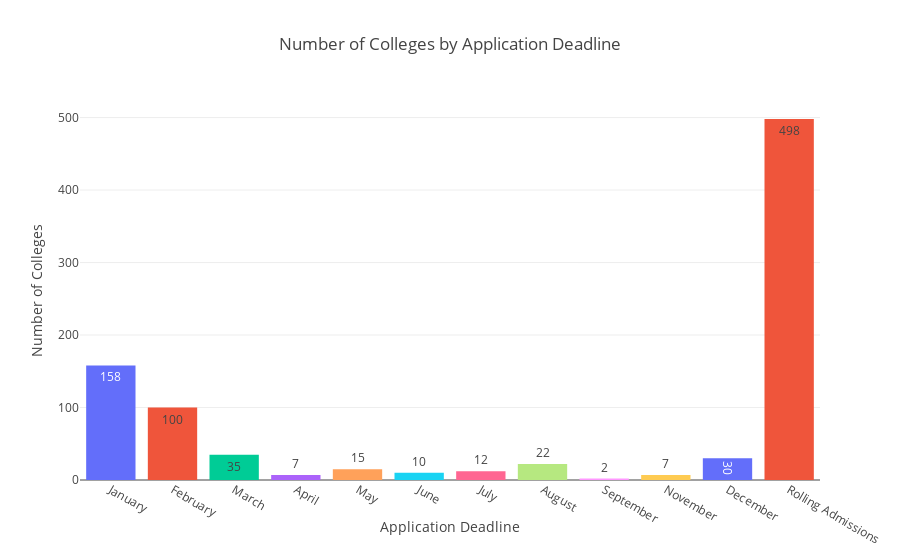

Notebook code cell kept with this figure:
### Code cell
from plots import plot_application_deadlines
df = pd.read_excel('final_dataset.xlsx')


# Plot the application deadlines
plot_application_deadlines(df)

### Figure 1 — Plotly figure (JSON) as saved in the notebook; plotly's stock layout.template omitted (floating-point values rounded to 4 significant figures)
{"data": [{"hovertemplate": "<b>%{x}</b><br>Number of Colleges: %{y}<br>Deadlines: %{hovertext}<extra></extra>", "hovertext": ["January 6, January 2, January 5, January 1, January 3, January 4, January 10, January 8, January 15, January 13, January 20, January 17, January 31, January 16", "February 1, February 25, February 3, February 15, February 5, February 18, February 4", "March 1, March 31, March 2, March 15", "April 1, April 15, April 30", "May 1, May 18, May 2, May 30", "June 1, June 3, June 15, June 30", "July 1, July 15, July 21", "August 1, August 12, August 30, August 4, August 5", "September 4, September 1", "November 30, November 15, November 1", "December 2, December 1, December 20, December 16, December 31, December 15", "Rolling Admissions"], "marker": {"color": ["#636EFA", "#EF553B", "#00CC96", "#AB63FA", "#FFA15A", "#19D3F3", "#FF6692", "#B6E880", "#FF97FF", "#FECB52", "#636EFA", "#EF553B"]}, "text": [158, 100, 35, 7, 15, 10, 12, 22, 2, 7, 30, 498], "type": "bar", "x": ["January", "February", "March", "April", "May", "June", "July", "August", "September", "November", "December", "Rolling Admissions"], "y": [158, 100, 35, 7, 15, 10, 12, 22, 2, 7, 30, 498]}], "layout": {"hoverlabel": {"bgcolor": "white", "font": {"family": "Arial", "size": 12}}, "title": {"text": "Number of Colleges by Application Deadline"}, "xaxis": {"categoryarray": ["January", "February", "March", "April", "May", "June", "July", "August", "September", "November", "December", "Rolling Admissions"], "categoryorder": "array", "title": {"text": "Application Deadline"}}, "yaxis": {"title": {"text": "Number of Colleges"}}}}
